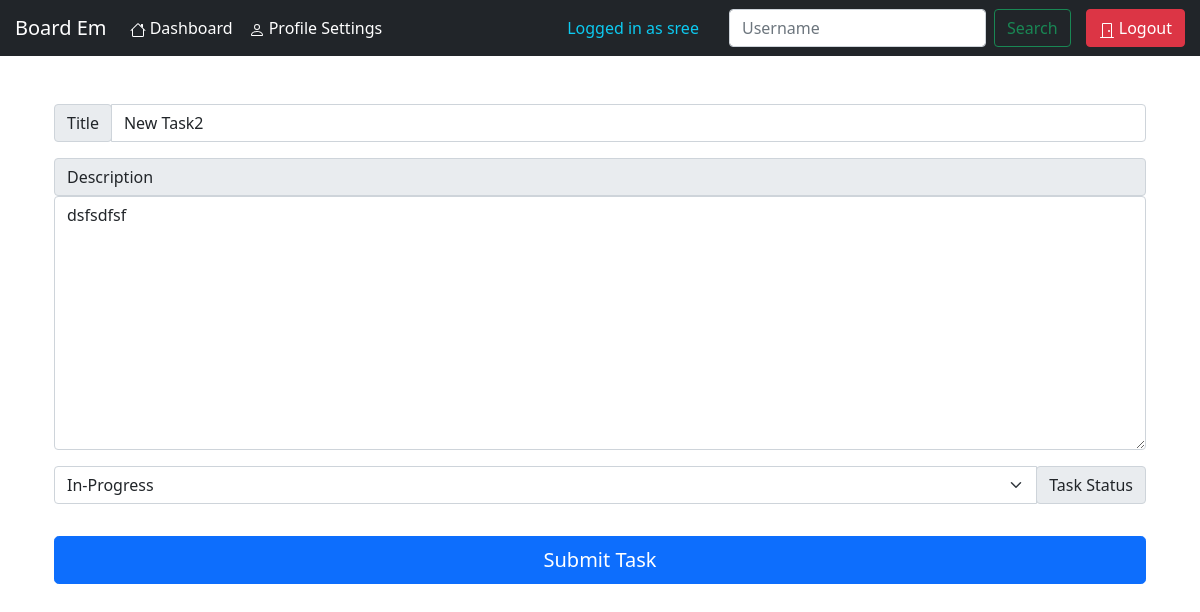
Page /account/update_task/512574b3-0b2b-4cae-b057-feee4d246ce2/ (signed in) on the committed database.
### Intendance/models.py (models this page shows, shortened)
class Task(models.Model):
    status_choice = (
        ('todo', 'ToDo'),
        ('inprogress', 'In-Progress'),
        ('testing', 'Testing'),
        ('completed', 'Completed'),
    )
    task_id = models.UUIDField(default=uuid.uuid4, unique=True, primary_key=True, editable=False)
    project = models.ForeignKey(Project, on_delete=models.CASCADE)
    title = models.CharField(max_length=200)
    description = models.TextField(null=True, blank=True)
    task_status = models.CharField(max_length=100, choices=status_choice, default='todo')
    created_by = models.ForeignKey(User, on_delete=models.DO_NOTHING, null=True, blank=True)
    created_date = models.DateField(auto_now_add=True)
    modified_date = models.DateField(auto_now=True)

### Intendance/views.py (the view, shortened to what this page needs)
# urls.py: path('update_task/<str:task_id>/', views.update_task_page, name="update-task"),
@login_required(login_url='login')
def update_task_page(request, task_id):
    task = Task.objects.get(task_id=task_id)
    form = TaskFormCRUD(instance=task)
    data = {
        'form':form,
    }
    return render(request, "Intendance/task_CRUD.html", data)

### Intendance/forms.py
class TaskFormCRUD(forms.ModelForm):
    class Meta:
        model = Task
        fields = '__all__'

### templates/Intendance/task_CRUD.html (shortened to what this page needs)
{% extends 'Intendance/base_layout.html' %}
{% load widget_tweaks %}
{% load static %}
{% block CRUD_task_content %}
<div class="container ml-5 mt-5 ">
<form action="" method="POST">
    <div class="my-3">
        <div class="input-group">
          <div class="input-group-prepend">
            <div class="input-group-text">Title</div>
          </div>
          {% render_field form.title class="form-control" %}
        </div>
    </div>
    <div class="my-3">
      <div class="input-group-prepend">
        <div class="input-group-text">Description</div>
      </div>
    {% render_field form.description class="form-control" %}
    </div>
    <div class="my-3">
        <div class="input-group">
        {% render_field form.task_status class="form-select  mb-3" %}
            <div class="input-group-prepend ">
                <div class="input-group-text">Task Status</div>
            </div>
        </div>
    </div>
    <div>
    <input type="submit" value="Submit Task" class="btn btn-primary btn-lg btn-block" style="width:-webkit-fill-available" />
    </div>
</form>
</div>
{% endblock CRUD_task_content %}

### templates/Intendance/account_navbar.html (shortened to what this page needs)
<nav class="navbar navbar-expand-lg navbar-dark bg-dark">
    <a style="margin-left:15px;margin-right:15px" class="navbar-brand" href="{% url 'acc-page' %}" >Board Em</a>
    <div class="collapse navbar-collapse" id="navbarText">
      <ul class="navbar-nav nav justify-content-end">
          <li class="nav-item"><a class="nav-link text-white" href="{% url 'acc-page' %}">
            Dashboard</a></li>
            <li class="nav-item"><a class="nav-link text-white" href="{% url 'profile' %}">
              Profile Settings</a></li>
      </ul>
    </div>
    <span class="navbar-text text-info" style="margin:0 30px 0 30px">
      Logged in as {{ user.username }}
    </span>
    <form class="d-flex" role="search" action="{% url 'search-user' %}" method="POST">
      <input class="form-control me-2" type="search" placeholder="Username" aria-label="Search" name="username" autocomplete="off">
      <button class="btn btn-outline-success" type="submit">Search</button>
    </form>
    <ul class="navbar-nav nav justify-content-end pull-right" style="margin-left:15px;margin-right:15px">
      <li class="nav-item"><a class="btn btn-danger" href="{% url 'logout' %}">
        <svg xmlns="http://www.w3.org/2000/svg" width="16" height="16" fill="currentColor" class="bi bi-door-closed" viewBox="0 0 16 16">
          <path d="M3 2a1 1 0 0 1 1-1h8a1 1 0 0 1 1 1v13h1.5a.5.5 0 0 1 0 1h-13a.5.5 0 0 1 0-1H3V2zm1 13h8V2H4v13z"/>
          <path d="M9 9a1 1 0 1 0 2 0 1 1 0 0 0-2 0z"/>
        </svg>
        Logout</a></li>
    </ul>
</nav>

### rows in the picture
Task: title "New Task2", description "dsfsdfsf", task_status "In-Progress"

### other values in the picture
{{ user.username }} "sree"
